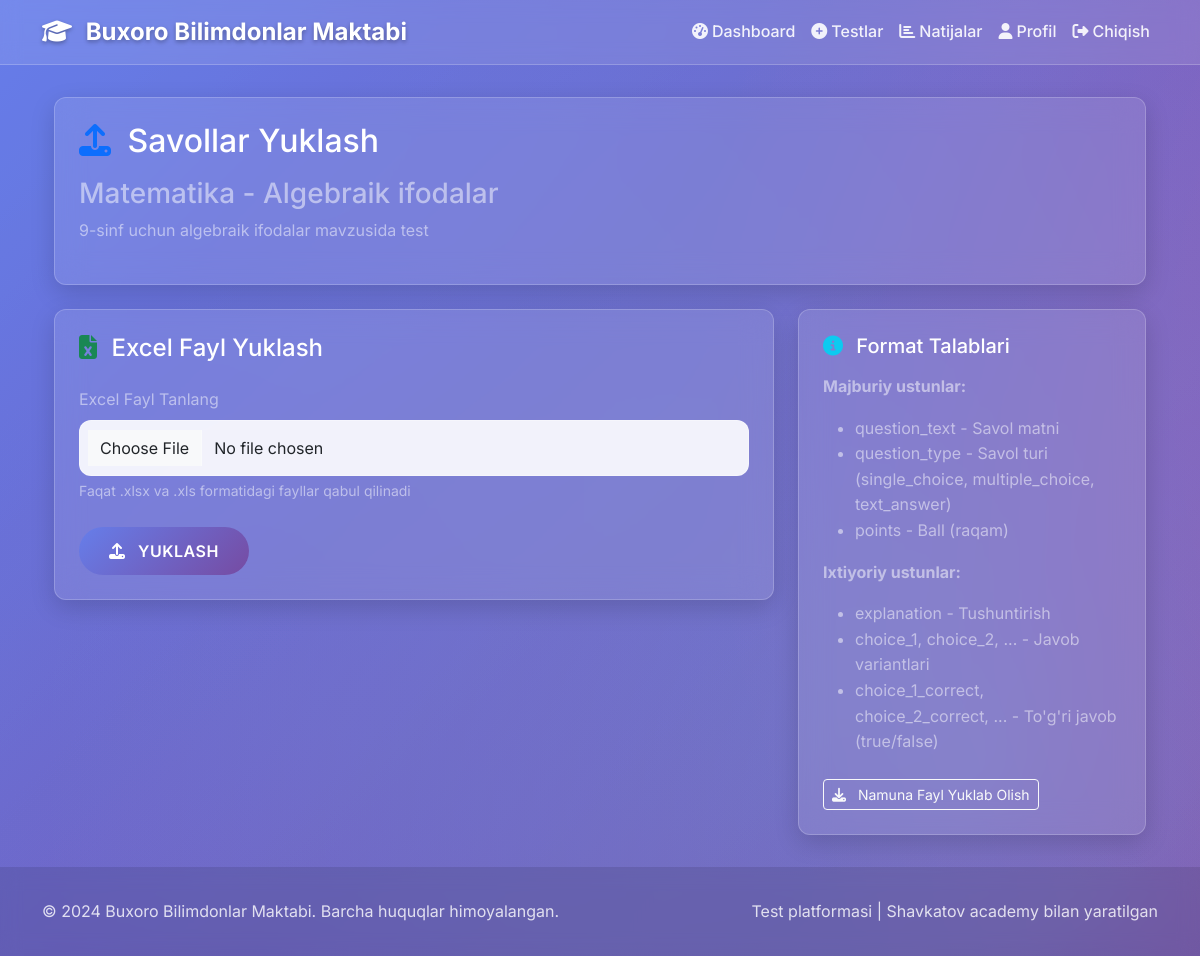
Screenshot of /tests/1/upload-questions/ (signed in) with the database file from the repository.
### tests_app/models.py (models this page shows, shortened)
class Test(models.Model):
    title = models.CharField(max_length=200)
    description = models.TextField(blank=True)
    subject = models.CharField(max_length=100)
    grade = models.IntegerField()
    created_by = models.ForeignKey(settings.AUTH_USER_MODEL, on_delete=models.CASCADE, related_name='created_tests')
    time_limit = models.IntegerField(help_text="Time limit in minutes")
    is_active = models.BooleanField(default=True)
    start_time = models.DateTimeField(null=True, blank=True)
    end_time = models.DateTimeField(null=True, blank=True)
    max_attempts = models.IntegerField(default=1)
    show_results = models.BooleanField(default=True)
    shuffle_questions = models.BooleanField(default=False)
    created_at = models.DateTimeField(auto_now_add=True)
    updated_at = models.DateTimeField(auto_now=True)

### tests_app/views.py (the view, shortened to what this page needs)
# urls.py: path('<int:test_id>/upload-questions/', views.upload_questions, name='upload_questions'),
@login_required
def upload_questions(request, test_id):
    if request.user.role != 'teacher':
        return JsonResponse({'error': 'Access denied'}, status=403)
    test = get_object_or_404(Test, id=test_id, created_by=request.user)
    return render(request, 'tests_app/upload_questions.html', {'test': test})

### templates/tests_app/upload_questions.html (shortened to what this page needs)
{% extends 'base.html' %}
{% load static %}
{% block content %}
<div class="container-fluid">
    <div class="row">
        <div class="col-12">
            <div class="glass-card p-4 mb-4">
                <h2 class="text-white mb-3">
                    <i class="fas fa-upload text-primary me-2"></i>
                    Savollar Yuklash
                </h2>
                <h3 class="text-white-50">{{ test.title }}</h3>
                <p class="text-white-50 mb-3">{{ test.description }}</p>
            </div>
        </div>
    </div>
    <div class="row">
        <div class="col-lg-8">
            <div class="glass-card p-4">
                <h4 class="text-white mb-4">
                    <i class="fas fa-file-excel text-success me-2"></i>
                    Excel Fayl Yuklash
                </h4>
                <form id="upload-form" enctype="multipart/form-data">
                    <div class="mb-4">
                        <label for="excel_file" class="form-label text-white-50">Excel Fayl Tanlang</label>
                        <input type="file" class="form-control" id="excel_file" name="excel_file" accept=".xlsx,.xls" required>
                        <div class="form-text text-white-50">
                            Faqat .xlsx va .xls formatidagi fayllar qabul qilinadi
                        </div>
                    </div>
                    <button type="submit" class="btn btn-primary">
                        <i class="fas fa-upload me-2"></i>
                        Yuklash
                    </button>
                </form>
            </div>
        </div>
        <div class="col-lg-4">
            <div class="glass-card p-4">
                <h5 class="text-white mb-3">
                    <i class="fas fa-info-circle text-info me-2"></i>
                    Format Talablari
                </h5>
                <div class="text-white-50">
                    <p><strong>Majburiy ustunlar:</strong></p>
                    <ul>
                        <li>question_text - Savol matni</li>
                        <li>question_type - Savol turi (single_choice, multiple_choice, text_answer)</li>
                        <li>points - Ball (raqam)</li>
                    </ul>
                    <p class="mt-3"><strong>Ixtiyoriy ustunlar:</strong></p>
                    <ul>
                        <li>explanation - Tushuntirish</li>
                        <li>choice_1, choice_2, ... - Javob variantlari</li>
                        <li>choice_1_correct, choice_2_correct, ... - To'g'ri javob (true/false)</li>
                    </ul>
                </div>
                <div class="mt-4">
                    <a href="#" class="btn btn-outline-light btn-sm" id="download-template">
                        <i class="fas fa-download me-2"></i>
                        Namuna Fayl Yuklab Olish
                    </a>
                </div>
            </div>
        </div>
    </div>
</div>
{% endblock %}

### templates/base.html (style rules this page uses)
:root { --primary-color: #667eea; --secondary-color: #764ba2; --accent-color: #f093fb; --success-color: #4CAF50; --warning-color: #FF9800; --danger-color: #f44336; --dark-color: #2c3e50; --light-color: #ecf0f1; --gradient-primary: linear-gradient(135deg, #667eea 0%, #764ba2 100%); --gradient-secondary: linear-gradient(135deg, #f093fb 0%, #f5576c 100%); --gradient-accent: linear-gradient(135deg, #4facfe 0%, #00f2fe 100%); --shadow-light: 0 4px 15px rgba(0, 0, 0, 0.1); --shadow-medium: 0 8px 25px rgba(0, 0, 0, 0.15); --shadow-heavy: 0 15px 35px rgba(0, 0, 0, 0.2); --border-radius: 12px; --transition: all 0.3s cubic-bezier(0.25, 0.46, 0.45, 0.94); }
* { margin: 0; padding: 0; box-sizing: border-box; }
body { font-family: 'Inter', sans-serif; background: linear-gradient(135deg, #667eea 0%, #764ba2 100%); min-height: 100vh; line-height: 1.6; color: #333; overflow-x: hidden; }
.glass-card { background: rgba(255, 255, 255, 0.1); backdrop-filter: blur(15px); border-radius: var(--border-radius); border: 1px solid rgba(255, 255, 255, 0.2); box-shadow: var(--shadow-medium); transition: var(--transition); overflow: hidden; }
.btn-primary { background: var(--gradient-primary); border: none; border-radius: 50px; padding: 12px 30px; font-weight: 600; text-transform: uppercase; letter-spacing: 0.5px; transition: var(--transition); position: relative; overflow: hidden; }
.btn-primary::before { content: ''; position: absolute; top: 0; left: -100%; width: 100%; height: 100%; background: linear-gradient(90deg, transparent, rgba(255, 255, 255, 0.2), transparent); transition: left 0.5s; }
.form-control { background: rgba(255, 255, 255, 0.9); border: 1px solid rgba(255, 255, 255, 0.3); border-radius: var(--border-radius); padding: 15px 20px; font-size: 1rem; transition: var(--transition); }

### rows the page displays
Test: title "Matematika - Algebraik ifodalar", description "9-sinf uchun algebraik ifodalar mavzusida test"
